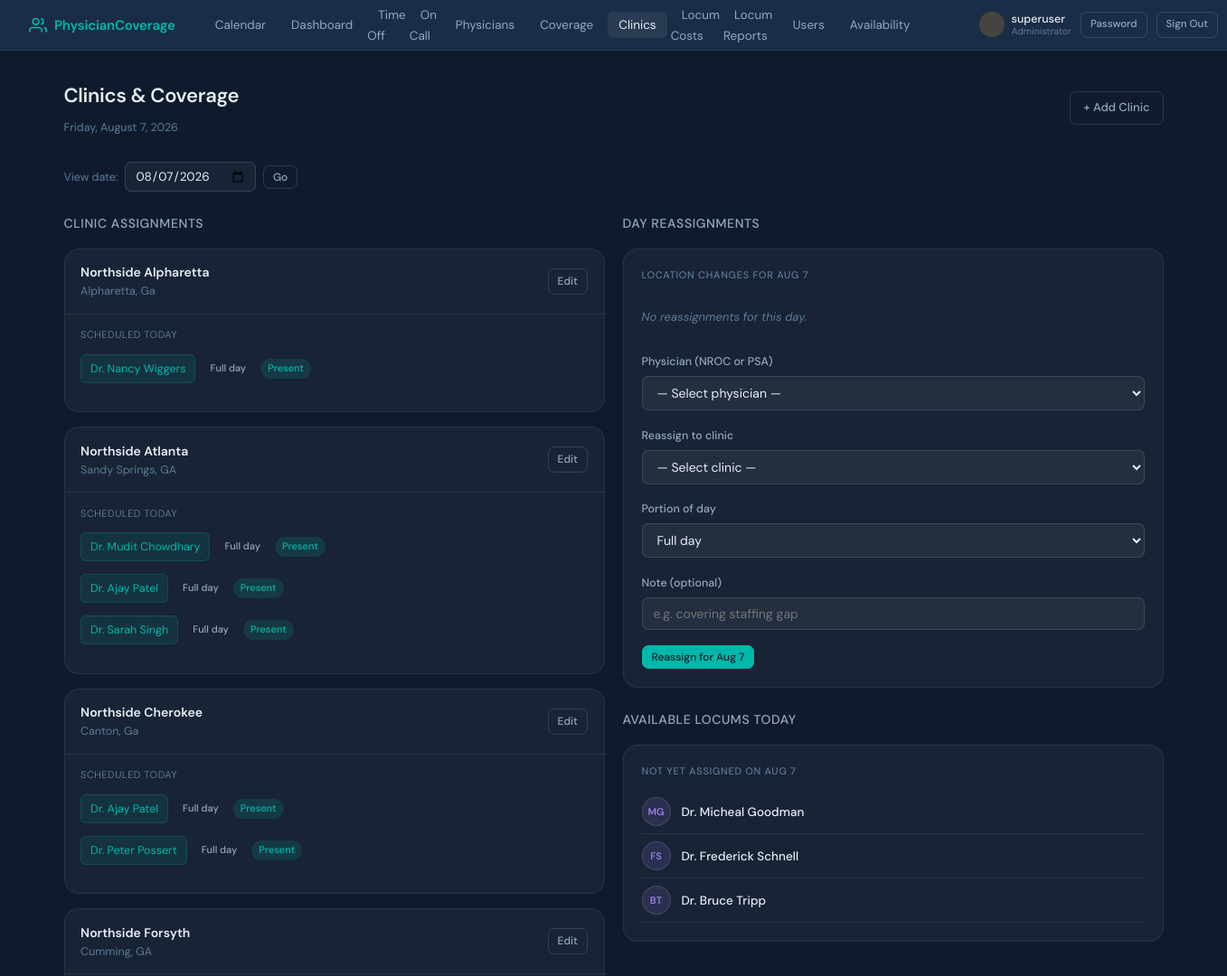
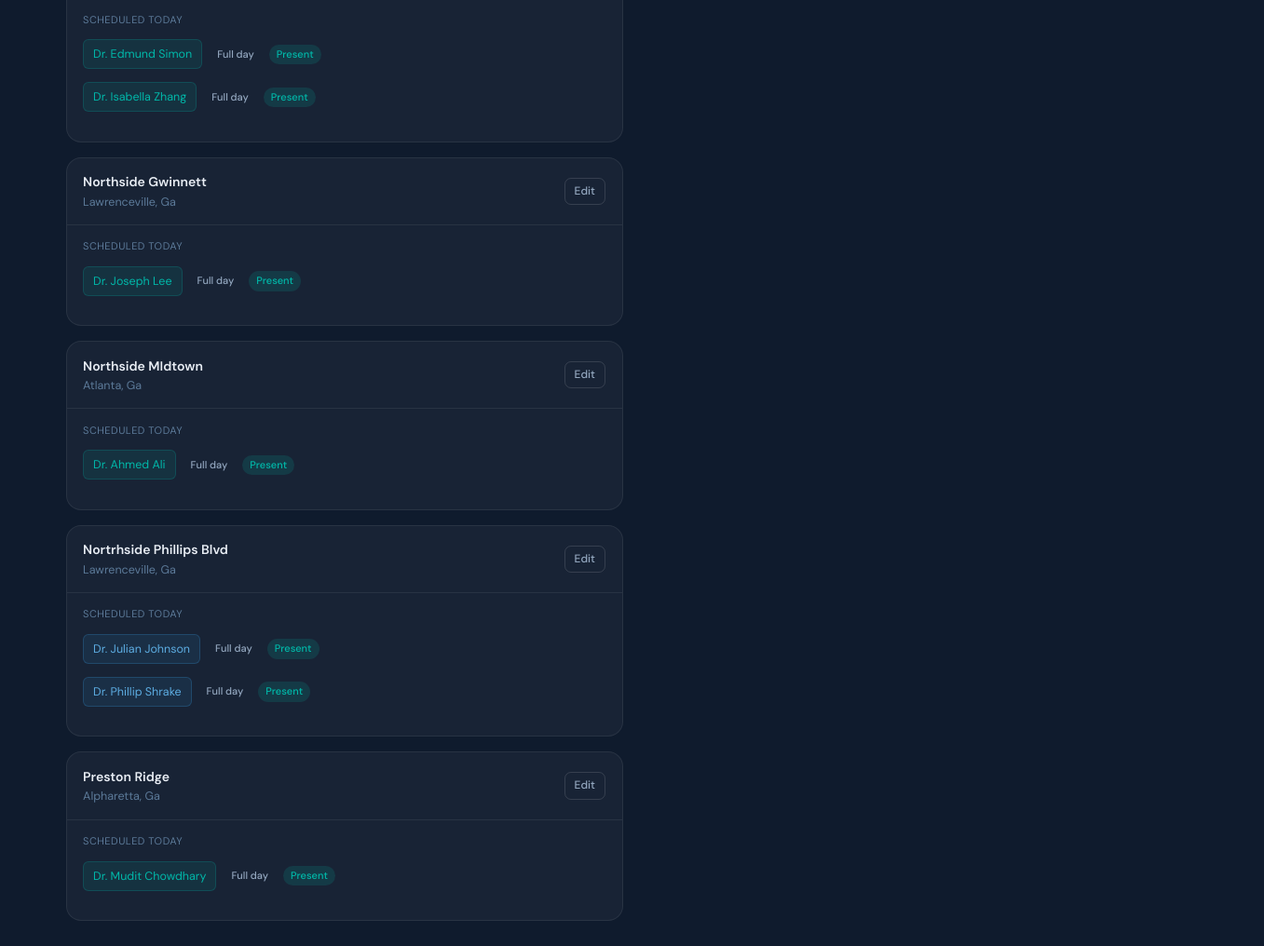
Page /clinics/ (signed in) on the committed database (2 pictures, top to bottom).
### coverage_tracker/models.py (models this page shows, shortened)
class UserProfile(models.Model):
    ROLE_CHOICES = [
        ('admin', 'Administrator'),
        ('physician_admin', 'Physician Administrator'),
        ('physician', 'Physician'),
        ('nursing', 'Clinical'),
    ]
    SCOPE_CHOICES = [
        ('nroc', 'NROC Physicians'),
        ('psa', 'PSA Physicians'),
        ('all', 'Both NROC and PSA'),
    ]
    user = models.OneToOneField(User, on_delete=models.CASCADE, related_name='profile')
    role = models.CharField(max_length=20, choices=ROLE_CHOICES, default='physician')
    scope = models.CharField(
        max_length=10, choices=SCOPE_CHOICES, default='nroc',
        help_text="Which physician group this login represents."
    )
    physician = models.OneToOneField(
        Physician, on_delete=models.SET_NULL, null=True, blank=True,
        help_text="Optional: link to a specific physician record (not required for shared logins)."
    )
    @property
    def is_admin(self):
        return self.role == 'admin' or self.user.is_superuser
    @property
    def is_nursing(self):
        return self.role == 'nursing'

class Clinic(models.Model):
    name = models.CharField(max_length=200)
    location = models.CharField(max_length=200, blank=True)
    regular_physicians = models.ManyToManyField(
        'Physician',
        blank=True,
        related_name='assigned_clinics',
        limit_choices_to={'physician_type__in': ['regular', 'psa']},
        help_text= "NROC and PSA physicians permanently assigned to this clinic"
    )
    is_active = models.BooleanField(default=True)
    class Meta:
        ordering = ['name']

class Physician(models.Model):
    PHYSICIAN_TYPE_CHOICES = [
        ('regular', 'NROC Physician'),
        ('locum', 'Locum / Covering Physician'),
        ('psa', 'PSA Physician'),
    ]
    user = models.OneToOneField(User, on_delete=models.CASCADE, null=True, blank=True)
    first_name = models.CharField(max_length=100)
    last_name = models.CharField(max_length=100)
    email = models.EmailField(unique=True)
    physician_type = models.CharField(max_length=10, choices=PHYSICIAN_TYPE_CHOICES, default='regular')
    total_vacation_days = models.PositiveIntegerField(
        default=20,
        help_text="Annual vacation day allocation (for NROC physicians)"
    )
    total_cme_days = models.PositiveIntegerField(
        default=5,
        help_text="Annual CME / education day allocation"
    )
    daily_rate = models.DecimalField(
        max_digits=10, decimal_places=2, null=True, blank=True,
        help_text="Legacy / standard daily rate (kept for reference — hourly rate is used for pay)"
    )
    hourly_rate = models.DecimalField(
        max_digits=10, decimal_places=2, null=True, blank=True,
        help_text="Hourly rate for locum physicians. Daily pay = hourly rate × hours worked."
    )
    agency = models.CharField(
        max_length=200, blank=True,
        help_text="Staffing agency name (for locum physicians)"
    )
    availability_notes = models.TextField(
        blank=True,
        help_text="Free-text availability note shown on the availability page (e.g. 'Out until October — maternity leave')."
    )
    is_active = models.BooleanField(default=True)
    class Meta:
        ordering = ['physician_type', 'last_name', 'first_name']
    def __str__(self):
        return f"Dr. {self.first_name} {self.last_name}"
    @property
    def is_psa(self):
        return self.physician_type == 'psa'

### coverage_tracker/views.py (the view)
# urls.py: path('clinics/', views.clinic_list, name='clinic_list'),
@clinic_access_required
def clinic_list(request):
    selected_date = request.GET.get('date', str(date.today()))
    try:
        view_date = datetime.datetime.strptime(selected_date, '%Y-%m-%d').date()
    except ValueError:
        view_date = date.today()
    clinics = Clinic.objects.filter(is_active=True).prefetch_related('regular_physicians')
    clinics, slots, schedule_managed_ids = _staffing_base()
    reassignments = DayReassignment.objects.filter(
        date=view_date, physician__is_active=True,
    ).select_related('physician', 'clinic')
    clinic_sessions, reassigned_slots = _clinic_sessions_for_date(
        view_date, clinics, slots, schedule_managed_ids, reassignments)
    out_reqs = {
        r.physician_id: r.pk
        for r in TimeOffRequest.objects.filter(
            status='approved', start_date__lte=view_date, end_date__gte=view_date
        )
    }
    out_ids = set(out_reqs)
    covered_today_ids = set(
        CoverageAssignment.objects.filter(
            date=view_date, no_coverage_needed=False,
            covered_physician__isnull=False,
        ).values_list('covered_physician_id', flat=True)
    )
    clinic_data = []
    for clinic in clinics:
        assignments = CoverageAssignment.objects.filter(
            clinic=clinic, date=view_date, no_coverage_needed=False       # ← added
        ).select_related('covering_physician', 'covered_physician')
        no_cov_physician_ids = set(                                       # ← NEW
        CoverageAssignment.objects.filter(
            date=view_date, no_coverage_needed=True
        ).values_list('covered_physician_id', flat=True)
        )
        staff_today = []
        for p, sessions in clinic_sessions.get(clinic.id, {}).items():
            staff_today.append({
                'physician': p,
                'label': 'Full day' if sessions >= {'am', 'pm'}
                         else ('AM' if 'am' in sessions else 'PM'),
                'is_out': p.id in out_ids and p.id not in no_cov_physician_ids,
                'reassigned': any(
                    (p.id, s, clinic.id) in reassigned_slots for s in sessions
                ),
            })
        staff_today.sort(key=lambda s: (s['physician'].last_name,
                                        s['physician'].first_name))
        regular_out = [s['physician'] for s in staff_today if s['is_out']]
        clinic_data.append({
            'clinic': clinic,
            'assignments': assignments,
            'staff_today': staff_today,
            'regular_out': regular_out,
            'out_links': [
                {'physician': p, 'req_pk': out_reqs[p.id]}
                for p in regular_out if p.id not in covered_today_ids
            ],
        })
    available_locums = Physician.objects.filter(
        is_active=True, physician_type='locum'
    ).exclude(
        coverage_assignments__date=view_date
    )
    return render(request, 'coverage_tracker/clinic_list.html', {
        'clinic_data': clinic_data,
        'view_date': view_date,
        'available_locums': available_locums,
        'reassignments': reassignments,
        'reassignable_physicians': Physician.objects.filter(
            is_active=True, physician_type__in=['regular', 'psa']
        ).order_by('last_name', 'first_name'),
        'all_clinics': clinics,
        'session_choices': DayReassignment.SESSION_CHOICES,
    })

### coverage_tracker/templates/coverage_tracker/clinic_list.html (shortened to what this page needs)
{% extends "coverage_tracker/base.html" %}
{% block content %}
<div class="page-header">
  <div>
    <h1>Clinics & Coverage</h1>
    <p class="text-muted text-sm mt-1">{{ view_date|date:"l, F j, Y" }}</p>
  </div>
  {% if request.user.profile.is_admin %}
  <div class="flex gap-2">
    <a href="/clinics/add/" class="btn btn-ghost">+ Add Clinic</a>
  </div>
  {% endif %}
</div>
<div class="date-nav">
  <form method="get" style="display:flex;gap:8px;align-items:center;">
    <label style="font-size:12.5px;color:var(--text-3);">View date:</label>
    <input type="date" name="date" value="{{ view_date|date:'Y-m-d' }}">
    <button type="submit" class="btn btn-ghost btn-sm">Go</button>
  </form>
</div>
<div class="two-col" style="align-items:start;">
  <div>
    <h3 style="margin-bottom:1rem;">Clinic Assignments</h3>
    <div style="display:flex;flex-direction:column;gap:1rem;">
      {% for item in clinic_data %}
      <div class="clinic-card">
        <div class="clinic-card-header">
          <div>
            <div style="font-weight:600;font-size:14px;">{{ item.clinic.name }}</div>
            {% if item.clinic.location %}<div class="text-muted text-sm">{{ item.clinic.location }}</div>{% endif %}
          </div>
          <div class="flex gap-2">
           {% if request.user.profile.is_admin %}
            <a href="/clinics/{{ item.clinic.pk }}/edit/" class="btn btn-ghost btn-sm">Edit</a>
           {% endif %}
          </div>
        </div>
        <div class="clinic-card-body">
          {% if item.staff_today %}
          <div style="margin-bottom:10px;">
            <div style="font-size:11px;text-transform:uppercase;letter-spacing:0.5px;color:var(--text-3);margin-bottom:5px;">Scheduled Today</div>
            {% for s in item.staff_today %}
              <div class="flex items-center gap-2" style="padding:4px 0;">
                <div class="doc-tag {% if s.physician.is_psa %}doc-tag-psa{% endif %}">{{ s.physician }}</div>
                <span class="badge" style="background:var(--bg-3);color:var(--text-2);">{{ s.label }}</span>
                {% if s.is_out %}
                  <span class="badge badge-off">Out today</span>
                {% else %}
                  <span class="badge badge-available">Present</span>
                {% endif %}
              </div>
            {% endfor %}
          </div>
          {% endif %}
        </div>
      </div>
      {% empty %}
      <div class="card empty-state" style="text-align:center;padding:2rem;">No clinics. <a href="/clinics/add/" style="color:var(--teal);">Add one</a>.</div>
      {% endfor %}
    </div>
  </div>
 {% if request.user.profile.is_admin %}
  <div>
    <h3 style="margin-bottom:1rem;">Day Reassignments</h3>
    <div class="card" style="margin-bottom:1.5rem;">
      <div class="card-title">Location changes for {{ view_date|date:"M j" }}</div>
      {% for r in reassignments %}
      <div style="display:flex;align-items:center;justify-content:space-between;padding:6px 0;border-bottom:1px solid var(--border);">
        <div>
          <div style="font-weight:500;font-size:13.5px;">
            {{ r.physician }} → {{ r.clinic.name }}
            <span class="badge" style="background:var(--bg-3);color:var(--text-2);">{{ r.get_session_display }}</span>
          </div>
          {% if r.note %}<div class="text-muted text-sm">{{ r.note }}</div>{% endif %}
        </div>
        <form method="post" action="/clinics/reassign/{{ r.pk }}/delete/" style="display:inline;" onsubmit="return confirm('Remove this reassignment?')">
          {% csrf_token %}<button type="submit" class="btn btn-danger btn-sm">✕</button>
        </form>
      </div>
      {% empty %}
      <div class="empty-state">No reassignments for this day.</div>
      {% endfor %}
      <form method="post" action="/clinics/reassign/" style="margin-top:12px;">
        <div class="form-group">
          <label>Physician (NROC or PSA)</label>
          <select name="physician" class="form-control" required>
            <option value="">— Select physician —</option>
          </select>
        </div>
        <div class="form-group">
          <label>Reassign to clinic</label>
          <select name="clinic" class="form-control" required>
            <option value="">— Select clinic —</option>
          </select>
        </div>
        <div class="form-group">
          <label>Portion of day</label>
          <select name="session" class="form-control">
            {% for value, label in session_choices %}
            <option value="{{ value }}">{{ label }}</option>
            {% endfor %}
          </select>
        </div>
        <div class="form-group">
          <label>Note (optional)</label>
          <input type="text" name="note" class="form-control" maxlength="200" placeholder="e.g. covering staffing gap">
        </div>
        <button type="submit" class="btn btn-primary btn-sm">Reassign for {{ view_date|date:"M j" }}</button>
      </form>
    </div>
    <h3 style="margin-bottom:1rem;">Available Locums Today</h3>
    <div class="card">
      <div class="card-title">Not yet assigned on {{ view_date|date:"M j" }}</div>
      {% for p in available_locums %}
      <div class="flex items-center gap-3" style="padding:8px 0;border-bottom:1px solid var(--border);">
        <div class="avatar avatar-locum">{{ p.first_name.0 }}{{ p.last_name.0 }}</div>
        <div style="flex:1;">
          <div style="font-weight:500;font-size:13.5px;">{{ p }}</div>
        </div>
      </div>
      {% empty %}
      <div class="empty-state">No unassigned locums.</div>
      {% endfor %}
    </div>
  </div>
  {% endif %}
</div>
{% endblock %}

### coverage_tracker/templates/coverage_tracker/base.html (shortened to what this page needs)
<!DOCTYPE html>
<html lang="en">
<head>
</head>
<body>
<nav>
 {% if request.user.is_authenticated and request.user.profile.is_admin %}
  <a href="/" class="nav-brand">
    <svg viewBox="0 0 24 24" fill="none" stroke="currentColor" stroke-width="2">
      <path d="M17 21v-2a4 4 0 0 0-4-4H5a4 4 0 0 0-4 4v2"/><circle cx="9" cy="7" r="4"/>
      <path d="M23 21v-2a4 4 0 0 0-3-3.87"/><path d="M16 3.13a4 4 0 0 1 0 7.75"/>
    </svg>
    PhysicianCoverage
  </a>
  {% endif %}
  <ul class="nav-links">
    {% if request.user.is_authenticated %}
    <li><a href="/calendar/" {% if request.resolver_match.url_name == 'calendar' %}class="active"{% endif %}>Calendar</a></li>
    {% endif %}
    {% if request.user.is_authenticated and request.user.profile.is_admin %}
    <li><a href="/" {% if request.resolver_match.url_name == 'dashboard' %}class="active"{% endif %}>Dashboard</a></li>
    {% endif %}
    {% if request.user.is_authenticated and not request.user.profile.is_nursing  %}
    <li><a href="/time-off/" >Time Off</a></li>
    <li><a href="/on-call/" {% if 'on_call' in request.resolver_match.url_name %}class="active"{% endif %}>On Call</a></li>
    {% endif %}
    {% if request.user.is_authenticated and request.user.profile.is_admin %}
     <li><a href="/physicians/" {% if 'physician' in request.resolver_match.url_name %}class="active"{% endif %}>Physicians</a></li>
    <li><a href="/time-off/approved-coverage/" {% if request.resolver_match.url_name == 'approved_time_off_coverage' or request.resolver_match.url_name == 'assign_locum_to_time_off' %}class="active"{% endif %}>Coverage</a></li>
    <li><a href="/clinics/" {% if 'clinic' in request.resolver_match.url_name %}class="active"{% endif %}>Clinics</a></li>
    <li><a href="/locum-costs/" {% if request.resolver_match.url_name == 'locum_costs' %}class="active"{% endif %}>Locum Costs</a></li>
    <li><a href="/locum-reports/" {% if request.resolver_match.url_name == 'locum_reports' %}class="active"{% endif %}>Locum Reports</a></li>
    <li><a href="/users/" {% if 'user' in request.resolver_match.url_name %}class="active"{% endif %}>Users</a></li>
    <li><a href="/availability/" {% if 'availability' in request.resolver_match.url_name %}class="active"{% endif %}>Availability</a></li>
    {% endif %}
  </ul>
  {% if request.user.is_authenticated %}
    <div style="display:flex;align-items:center;gap:10px;">
      <div style="display:flex;align-items:center;gap:8px;">
        <div style="width:28px;height:28px;border-radius:50%;display:flex;align-items:center;justify-content:center;font-size:10px;font-weight:600;
          {% if request.user.profile.is_admin %}background:rgba(245,166,35,0.2);color:var(--amber);{% else %}background:rgba(0,184,169,0.15);color:var(--teal);{% endif %}">
        </div>
        <div>
          <div style="font-size:12.5px;font-weight:500;color:var(--text);line-height:1.2;">{{ request.user.get_full_name|default:request.user.username }}</div>
          <div style="font-size:10.5px;color:var(--text-3);line-height:1.2;">
            {% if request.user.profile.is_admin %}Administrator{% else %}Physician{% endif %}
          </div>
        </div>
      </div>
      {% if request.user.profile.is_admin %}
      <a href="/account/password/" class="btn btn-ghost btn-sm" style="font-size:11.5px;">Password</a>
      {% endif %}
      <a href="/logout/" class="btn btn-ghost btn-sm" style="font-size:11.5px;">Sign Out</a>
    </div>
  {% else %}
    <a href="/login/" class="btn btn-ghost btn-sm">Sign In</a>
  {% endif %}
</nav>
<main>
  {% block content %}{% endblock %}
</main>
</body>
</html>

### rows in the picture
Clinic: clinic.name "Northside Alpharetta", clinic.location "Alpharetta, Ga"
Physician: physician "Dr. Nancy Wiggers", label "Full day"
Clinic: clinic.name "Northside Atlanta", clinic.location "Sandy Springs, GA"
Physician: physician "Dr. Mudit Chowdhary", label "Full day"
Physician: physician "Dr. Ajay Patel", label "Full day"
Physician: physician "Dr. Sarah Singh", label "Full day"
Clinic: clinic.name "Northside Cherokee", clinic.location "Canton, Ga"
Physician: physician "Dr. Peter Possert", label "Full day"
Clinic: clinic.name "Northside Forsyth", clinic.location "Cumming, GA"
Physician: physician "Dr. Edmund Simon", label "Full day"
Physician: physician "Dr. Isabella Zhang", label "Full day"
Clinic: clinic.name "Northside Gwinnett", clinic.location "Lawrenceville, Ga"
Physician: physician "Dr. Joseph Lee", label "Full day"
Clinic: clinic.name "Northside MIdtown", clinic.location "Atlanta, Ga"
Physician: physician "Dr. Ahmed Ali", label "Full day"
Clinic: clinic.name "Nortrhside Phillips Blvd", clinic.location "Lawrenceville, Ga"
Physician: physician "Dr. Julian Johnson", label "Full day"
Physician: physician "Dr. Phillip Shrake", label "Full day"
Clinic: clinic.name "Preston Ridge", clinic.location "Alpharetta, Ga"
Physician: first_name.0 "M", last_name.0 "G", first_name+last_name "Dr. Micheal Goodman"
Physician: first_name.0 "F", last_name.0 "S", first_name+last_name "Dr. Frederick Schnell"
Physician: first_name.0 "B", last_name.0 "T", first_name+last_name "Dr. Bruce Tripp"

### other values in the picture
{{ request.user.get_full_name|default:request.user.username }} "superuser"
{{ view_date|date:"l, F j, Y" }} "Friday, August 7, 2026"
{{ view_date|date:"M j" }} "AUG 7"
{{ view_date|date:"M j" }} "Aug 7"
form field session "Full day"
